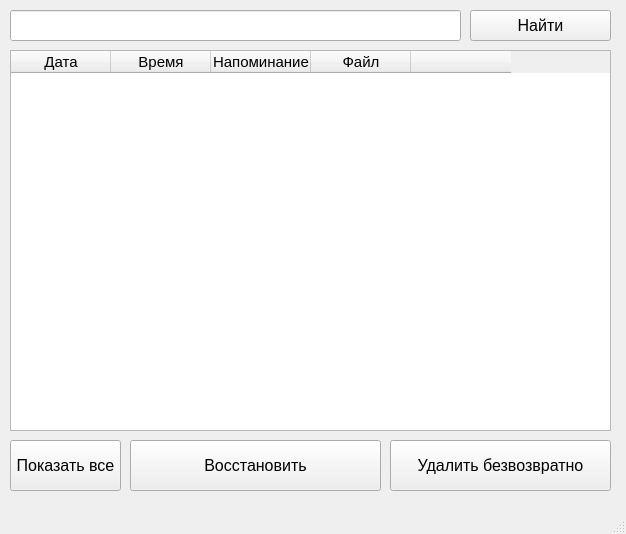
<?xml version="1.0" encoding="UTF-8"?>
<ui version="4.0">
 <class>History</class>
 <widget class="QMainWindow" name="History">
  <property name="geometry">
   <rect>
    <x>0</x>
    <y>0</y>
    <width>626</width>
    <height>534</height>
   </rect>
  </property>
  <property name="windowTitle">
   <string>История</string>
  </property>
  <widget class="QWidget" name="centralwidget">
   <widget class="QTableWidget" name="tableWidget">
    <property name="geometry">
     <rect>
      <x>10</x>
      <y>50</y>
      <width>601</width>
      <height>381</height>
     </rect>
    </property>
    <property name="font">
     <font>
      <pointsize>11</pointsize>
     </font>
    </property>
    <attribute name="verticalHeaderDefaultSectionSize">
     <number>120</number>
    </attribute>
    <column>
     <property name="text">
      <string>Дата</string>
     </property>
    </column>
    <column>
     <property name="text">
      <string>Время</string>
     </property>
    </column>
    <column>
     <property name="text">
      <string>Напоминание</string>
     </property>
    </column>
    <column>
     <property name="text">
      <string>Файл</string>
     </property>
    </column>
    <column>
     <property name="text">
      <string/>
     </property>
    </column>
   </widget>
   <widget class="QPushButton" name="recover_button">
    <property name="geometry">
     <rect>
      <x>130</x>
      <y>440</y>
      <width>251</width>
      <height>51</height>
     </rect>
    </property>
    <property name="font">
     <font>
      <pointsize>12</pointsize>
     </font>
    </property>
    <property name="text">
     <string>Восстановить</string>
    </property>
   </widget>
   <widget class="QPushButton" name="delete_button">
    <property name="geometry">
     <rect>
      <x>390</x>
      <y>440</y>
      <width>221</width>
      <height>51</height>
     </rect>
    </property>
    <property name="font">
     <font>
      <pointsize>12</pointsize>
     </font>
    </property>
    <property name="text">
     <string>Удалить безвозвратно</string>
    </property>
   </widget>
   <widget class="QLineEdit" name="findEdit">
    <property name="geometry">
     <rect>
      <x>10</x>
      <y>10</y>
      <width>451</width>
      <height>31</height>
     </rect>
    </property>
    <property name="font">
     <font>
      <pointsize>16</pointsize>
     </font>
    </property>
   </widget>
   <widget class="QPushButton" name="find_button">
    <property name="geometry">
     <rect>
      <x>470</x>
      <y>10</y>
      <width>141</width>
      <height>31</height>
     </rect>
    </property>
    <property name="font">
     <font>
      <pointsize>12</pointsize>
     </font>
    </property>
    <property name="text">
     <string>Найти</string>
    </property>
   </widget>
   <widget class="QPushButton" name="showAll_button">
    <property name="geometry">
     <rect>
      <x>10</x>
      <y>440</y>
      <width>111</width>
      <height>51</height>
     </rect>
    </property>
    <property name="font">
     <font>
      <pointsize>12</pointsize>
     </font>
    </property>
    <property name="text">
     <string>Показать все</string>
    </property>
   </widget>
  </widget>
  <widget class="QMenuBar" name="menubar">
   <property name="geometry">
    <rect>
     <x>0</x>
     <y>0</y>
     <width>626</width>
     <height>21</height>
    </rect>
   </property>
  </widget>
  <widget class="QStatusBar" name="statusbar"/>
 </widget>
 <resources/>
 <connections/>
</ui>
